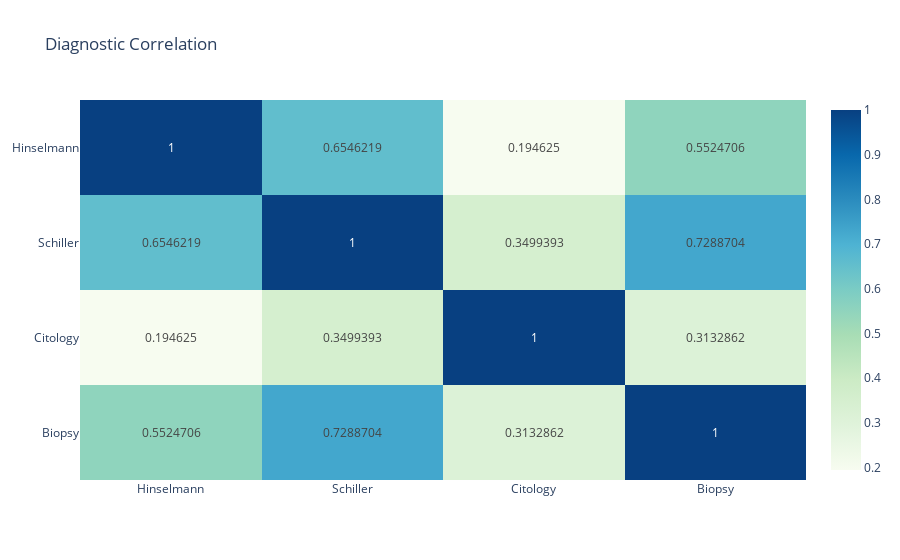

Write notebook code for a chart like this one.
### Code cell
diagnoses_cols = ['Hinselmann','Schiller','Citology','Biopsy']
diagnoses_corr_matrix = df[diagnoses_cols].corr()
diagnoses_heatmap = px.imshow(diagnoses_corr_matrix, aspect="auto", text_auto=True,color_continuous_scale="gnbu",
                              title='Diagnostic Correlation')
diagnoses_heatmap.show()

### Figure 1 — Plotly figure (JSON) as saved in the notebook; plotly's stock layout.template omitted (floating-point values rounded to 4 significant figures)
{"data": [{"coloraxis": "coloraxis", "hovertemplate": "x: %{x}<br>y: %{y}<br>color: %{z}<extra></extra>", "name": "0", "texttemplate": "%{z}", "type": "heatmap", "x": ["Hinselmann", "Schiller", "Citology", "Biopsy"], "xaxis": "x", "y": ["Hinselmann", "Schiller", "Citology", "Biopsy"], "yaxis": "y", "z": [[1, 0.6546, 0.1946, 0.5525], [0.6546, 1, 0.3499, 0.7289], [0.1946, 0.3499, 1, 0.3133], [0.5525, 0.7289, 0.3133, 1]]}], "layout": {"coloraxis": {"colorscale": [[0, "rgb(247,252,240)"], [0.125, "rgb(224,243,219)"], [0.25, "rgb(204,235,197)"], [0.375, "rgb(168,221,181)"], [0.5, "rgb(123,204,196)"], [0.625, "rgb(78,179,211)"], [0.75, "rgb(43,140,190)"], [0.875, "rgb(8,104,172)"], [1, "rgb(8,64,129)"]]}, "title": {"text": "Diagnostic Correlation"}, "xaxis": {"anchor": "y", "domain": [0, 1]}, "yaxis": {"anchor": "x", "autorange": "reversed", "domain": [0, 1]}}}
